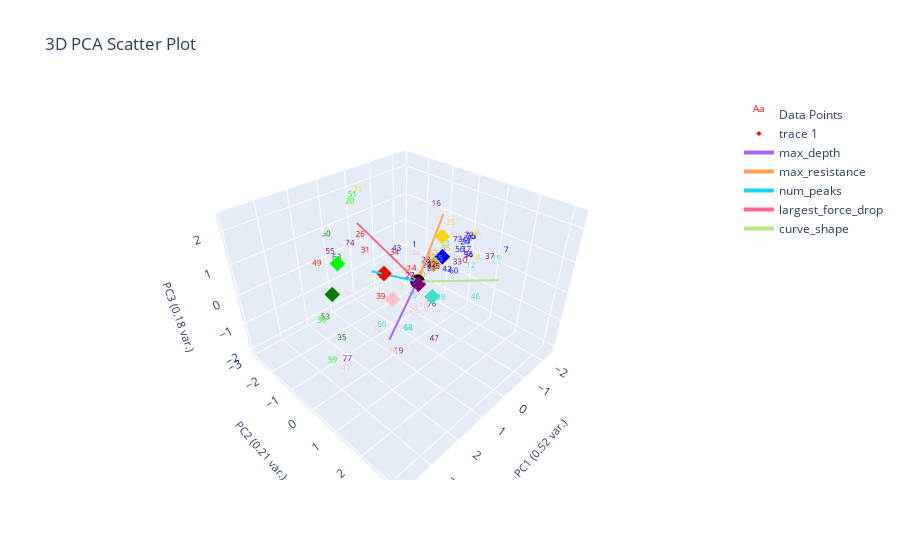

Write notebook code for a chart like this one.
### Markdown cell above
# Plot Corrected Labeling

### Code cell
# def correct_pseudo_changed_ylabels(pseudo_labeled_data:pd.DataFrame, actual_labeled_data:pd.DataFrame, ):
corrected_pseudo_labeled_data = pseudo_labeled_data.copy()
corrected_pseudo_labeled_data.loc[changed_ylabel_idxs, [f'pseudo_{ylabel_name}',f'pseudo_{ylabel_name}_nums']] \
    = marions_labeled_data[[ylabel_name, f'{ylabel_name}_nums']]
corrected_pseudo_labeled_data.loc[changed_ylabel_idxs, f'pseudo_{ylabel_name}'] = marions_labeled_data[ylabel_name]
corrected_pseudo_labeled_data.loc[changed_ylabel_idxs, f'pseudo_{ylabel_name}_nums'] = marions_labeled_data[f'{ylabel_name}_nums']
    # return corrected_pseudo_labeled_data


plotting.plot_clusters_seperately(corrected_pseudo_labeled_data[f'pseudo_{ylabel_name}_nums'], 
                                  curve_data, ylabel_name, cluster_category_names=list(label_to_cluster_num.keys()), 
                                  pseudo_corrections=marions_labeled_data)
plotting.plot_pca(corrected_pseudo_labeled_data, corrected_pseudo_labeled_data[f'pseudo_{ylabel_name}_nums'], graph_title="Clustering Corrected Pseudo Labeled Data", num_pc=3, centroids=label_centroids)

### Figure 1 — Plotly figure (JSON) as saved in the notebook; plotly's stock layout.template omitted (floating-point values rounded to 4 significant figures)
{"data": [{"mode": "text", "name": "Data Points", "text": ["0", "1", "2", "3", "4", "5", "6", "7", "8", "9", "10", "11", "12", "13", "14", "15", "16", "17", "18", "19", "20", "21", "22", "23", "24", "25", "26", "27", "28", "29", "30", "31", "32", "33", "34", "35", "36", "37", "38", "39", "40", "41", "42", "43", "44", "45", "46", "47", "48", "49", "50", "51", "52", "53", "54", "55", "56", "57", "58", "59", "60", "61", "62", "63", "64", "65", "66", "67", "68", "69", "70", "71", "72", "73", "74", "75", "76", "77"], "textfont": {"color": ["red", "blue", "pink", "blue", "red", "blue", "orange", "blue", "gold", "purple", "pink", "blue", "turquoise", "turquoise", "red", "turquoise", "purple", "blue", "turquoise", "purple", "lime", "blue", "pink", "blue", "blue", "gold", "red", "purple", "purple", "pink", "lime", "red", "blue", "purple", "red", "green", "blue", "purple", "turquoise", "red", "orange", "pink", "blue", "blue", "pink", "orange", "turquoise", "purple", "gold", "red", "green", "lime", "orange", "green", "purple", "purple", "blue", "pink", "pink", "lime", "blue", "blue", "pink", "green", "turquoise", "turquoise", "turquoise", "orange", "turquoise", "pink", "pink", "gold", "purple", "blue", "purple", "blue", "purple", "purple"], "size": 8}, "type": "scatter3d", "x": [-1.233, -0.7734, 0.07805, -2.31, 1.74, -0.9559, -1.198, -1.772, -1.53, -0.377, -0.2349, -2.14, -1.183, -1.995, 1.275, -0.4026, -1.451, -1.868, -1.098, 1.182, 0.5963, -0.733, -0.2477, -0.7311, -2.154, -1.327, 1.137, 0.7081, -0.4433, 1.667, 3.803, 0.8954, -0.8618, -1.292, 1.048, 2.997, -1.333, -1.005, -0.1835, 1.956, -0.8069, 3.259, -0.8456, 0.3595, 0.821, -1.649, 1.623, 1.435, -2.382, 2.88, 1.057, 1.203, -1.495, 2.631, -1.809, 1.333, -1.647, 0.6285, -0.07713, 3.86, -0.9216, -2.277, -0.8036, 1.538, 1.173, 0.5964, 1.998, -1.648, 1.272, 0.0497, 1.761, 0.6385, -2.338, -1.506, 1.407, -2.339, -0.3077, 3.078], "y": [0.76, -0.8841, -0.5916, 0.2406, 0.3841, -0.04468, -1.581, 1.746, 0.9808, -0.2961, 0.07943, 0.08934, 1.013, -0.6487, 1.007, -0.5607, -0.6339, 0.3177, 1.881, 0.4197, -2.155, -0.1261, -0.3689, -0.2933, 0.02188, 0.05704, -1.111, 0.3863, -0.08345, 0.6776, 0.635, -1.25, -0.2137, 0.4356, 0.1492, 0.1906, 0.7971, 1.725, 0.7763, 0.5826, -0.5914, 0.5673, 0.4137, -0.4924, 0.6921, -0.3374, 3.168, 1.955, 0.2718, -0.7138, -2.862, -1.277, -0.8083, -1.019, 0.4353, -2.347, 0.2262, -0.1538, -0.1979, 0.9722, 0.6129, 0.03028, -2.33, -1.744, 0.8098, 1.252, 0.6327, -0.8315, 0.8733, -0.009247, 0.1418, -1.745, 0.03224, 0.2135, -1.243, 0.09649, 0.3427, 0.4513], "z": [0.1447, 0.1882, -0.8515, 0.3157, 0.8553, -0.3172, -1.241, 0.7051, 0.2263, -1.011, -1.374, 0.1486, 0.1139, -0.186, 1.179, -1.402, 1.429, 0.06011, 0.7898, -2.086, 1.684, -0.3097, -0.326, -0.3003, 0.07967, 1.106, 1.226, 0.3742, 0.1357, -1.584, 0.8045, 0.5526, -0.2811, -0.08133, 1.165, -0.5339, 0.3249, 0.8218, -0.6345, 0.4452, -0.8159, -1.153, -0.1366, 0.7128, 1.268, -0.0962, 1.656, -0.4241, 0.4341, 1.275, 0.5064, 2.373, -0.5564, -0.7745, -0.07607, 0.2222, 0.1148, -1.941, -1.534, -0.165, -0.1481, 0.1672, -1.576, 0.3845, -0.9581, 1.269, -0.4272, -0.5121, -0.8342, -1.533, -1.047, 2.188, 0.2638, 0.5153, 1.006, 0.2361, -1.197, -1.042]}, {"marker": {"color": ["red", "gold", "blue", "green", "purple", "pink", "turquoise", "orange", "lime"], "size": 4, "symbol": "diamond"}, "mode": "markers", "type": "scatter3d", "x": [1.185, -1.15, -1.143, 2.056, 0.1136, 0.6214, 0.2728, -1.648, 2.2], "y": [-0.1205, -0.1088, -0.05893, -1.358, 0.1469, -0.4062, 0.8185, -0.8315, -0.7602], "z": [0.7729, 0.9886, 0.3254, -0.1044, 0.03707, -0.5276, 0.02702, -0.5121, 1.244]}, {"marker": {"color": "black", "size": 5}, "mode": "markers", "name": "Origin", "showlegend": false, "type": "scatter3d", "x": [0], "y": [0], "z": [0]}, {"line": {"width": 4}, "mode": "lines+text", "name": "max_depth", "textposition": "top center", "type": "scatter3d", "x": [0, 1.671], "y": [0, 0.5602], "z": [0, -0.8414]}, {"line": {"width": 4}, "mode": "lines+text", "name": "max_resistance", "textposition": "top center", "type": "scatter3d", "x": [0, -1.573], "y": [0, -0.4633], "z": [0, 1.441]}, {"line": {"width": 4}, "mode": "lines+text", "name": "num_peaks", "textposition": "top center", "type": "scatter3d", "x": [0, 1.54], "y": [0, -0.1927], "z": [0, 0.9662]}, {"line": {"width": 4}, "mode": "lines+text", "name": "largest_force_drop", "textposition": "top center", "type": "scatter3d", "x": [0, 1.165], "y": [0, -1.154], "z": [0, 1.885]}, {"line": {"width": 4}, "mode": "lines+text", "name": "curve_shape", "textposition": "top center", "type": "scatter3d", "x": [0, -0.008738], "y": [0, 2.665], "z": [0, 1.314]}], "layout": {"autosize": true, "scene": {"xaxis": {"title": {"font": {"size": 11}, "text": "PC1 (0.52 var.)"}}, "yaxis": {"title": {"font": {"size": 11}, "text": "PC2 (0.21 var.)"}}, "zaxis": {"title": {"font": {"size": 11}, "text": "PC3 (0.18 var.)"}}}, "title": {"text": "3D PCA Scatter Plot"}}}
